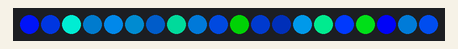
Recording of a sketch running on a simulated Arduino Uno, built with avr-gcc and run on an emulated ATmega328P. On the bench: 20 RGB LEDs in strip order, left to right. Random numbers use the default seed unless the sketch sets one.

Above: at 0.05 s.
At 3.2 s:
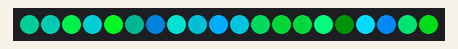
At 8.86 s:
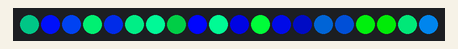
At 21.12 s:
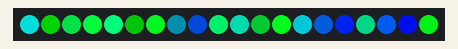
At 28.98 s:
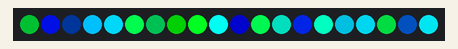
At 39.67 s:
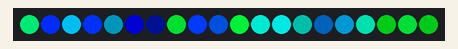

The sketch:

ocean2.ino
```cpp
#include <FastLED.h>

#define NUM_LEDS 20
#define DATA_PIN 16

CRGB leds[NUM_LEDS];

void setup() {
  FastLED.addLeds<NEOPIXEL, DATA_PIN>(leds, NUM_LEDS);
}

void loop() {
  for (int i = 0; i < NUM_LEDS; i++) {
    int blue = random(0, 255);
    int cyan = random(0, 255);
    leds[i] = CRGB(0, cyan, blue); // Blue and Cyan color
  }

  FastLED.show();
  delay(100);
}
```
